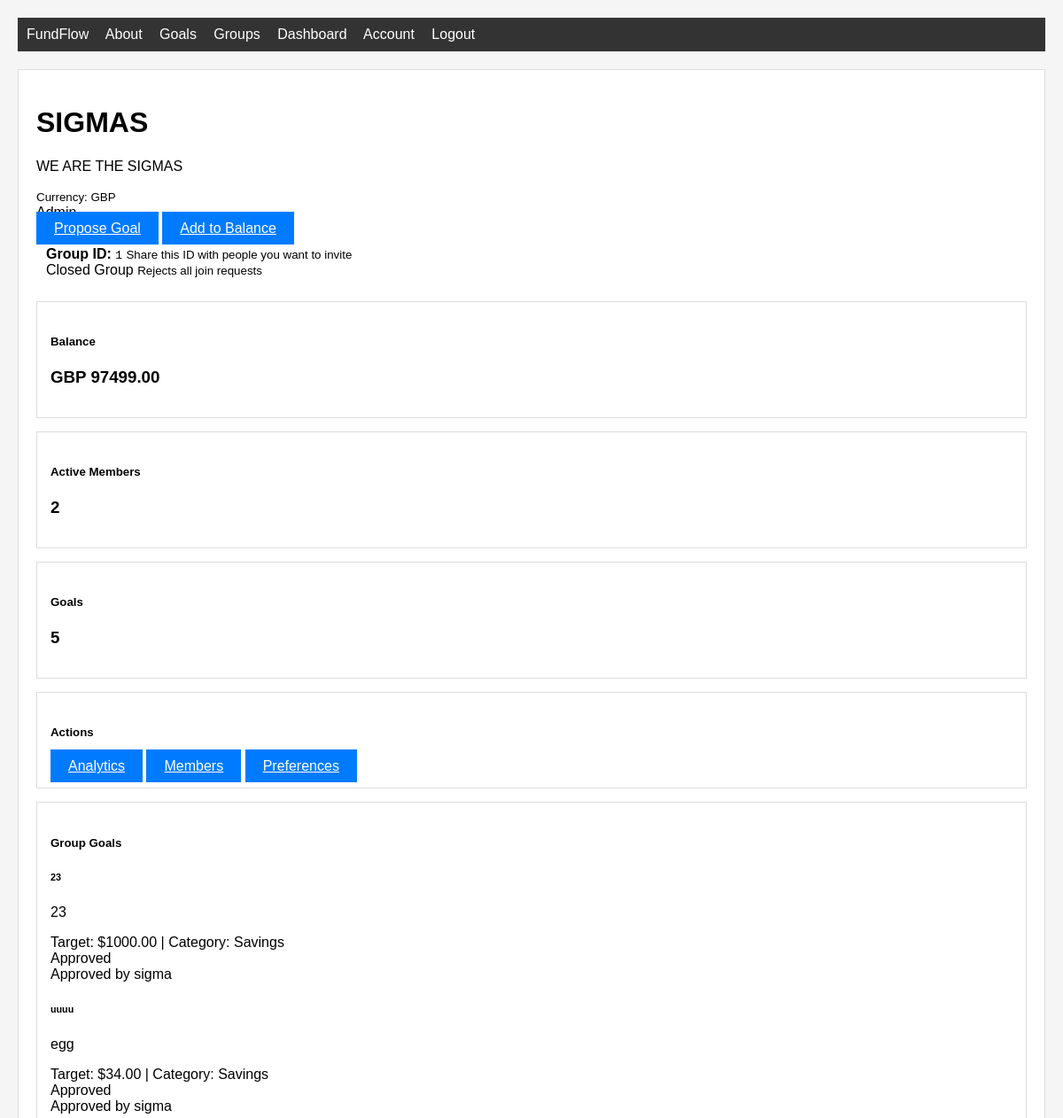
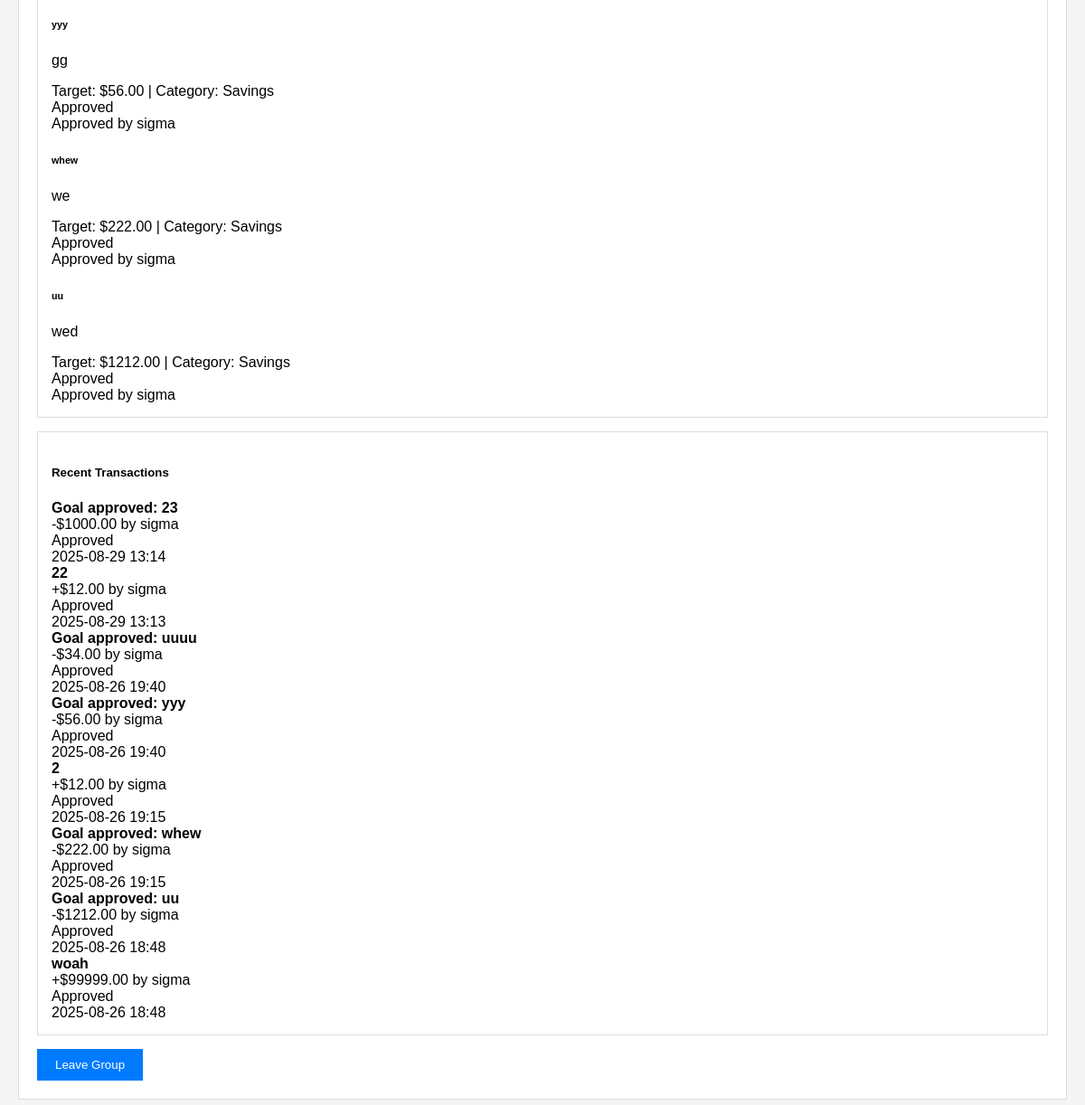
The app's page /groups/1 (signed in) with its own data (2 pictures, top to bottom).
### home/db_models.py (models this page shows, shortened)
class Group(db.Model):
    id = db.Column(db.Integer, primary_key=True)
    name = db.Column(db.String(100), nullable=False)
    description = db.Column(db.Text, nullable=True)
    created_at = db.Column(db.DateTime, nullable=False, default=datetime.utcnow)
    currency = db.Column(db.String(10), nullable=False, default='USD')
    is_active = db.Column(db.Boolean, nullable=False, default=True)
    is_open = db.Column(db.Boolean, nullable=False, default=True)
    balance = db.Column(db.Float, nullable=False, default=0.0)
    members = db.relationship('GroupMember', backref='group', lazy=True, cascade='all, delete-orphan')
    goals = db.relationship('GroupGoal', backref='group', lazy=True, cascade='all, delete-orphan')
    transactions = db.relationship('GroupTransaction', backref='group', lazy=True, cascade='all, delete-orphan')
    join_requests = db.relationship('GroupJoinRequest', backref='group', lazy=True, cascade='all, delete-orphan')

class GroupGoal(db.Model):
    id = db.Column(db.Integer, primary_key=True)
    group_id = db.Column(db.Integer, db.ForeignKey('group.id'), nullable=False)
    title = db.Column(db.String(100), nullable=False)
    description = db.Column(db.Text, nullable=False)
    target_amount = db.Column(db.Float, nullable=False)
    deadline = db.Column(db.DateTime, nullable=True)
    category = db.Column(db.String(50), nullable=True)
    status = db.Column(db.String(20), nullable=False, default='proposed')
    proposer_id = db.Column(db.Integer, db.ForeignKey('user.id'), nullable=False)
    approved_by_id = db.Column(db.Integer, db.ForeignKey('user.id'), nullable=True)
    approved_at = db.Column(db.DateTime, nullable=True)
    created_at = db.Column(db.DateTime, nullable=False, default=datetime.utcnow)
    proposer = db.relationship('User', foreign_keys=[proposer_id], backref='proposed_goals')
    approved_by = db.relationship('User', foreign_keys=[approved_by_id], backref='approved_goals')
    __table_args__ = (
        CheckConstraint('target_amount > 0', name='check_group_goal_amount_positive'),
    )

class User(db.Model, UserMixin):
    id = db.Column(db.Integer, primary_key=True)
    username = db.Column(db.String(20), unique=True, nullable=False)
    email = db.Column(db.String(120), unique=True, nullable=False)
    image_file = db.Column(db.String(20), nullable=False, default='default.jpg')
    password = db.Column(db.String(60), nullable=False)
    goals = db.relationship('Goal', backref='owner', lazy=True)
    savings = db.Column(db.Float, nullable=False, default=0.0)
    group_memberships = db.relationship('GroupMember', backref='user', lazy=True)
    __table_args__ = (
        CheckConstraint('savings >= 0', name='check_savings_non_negative'),
    )

class GroupTransaction(db.Model):
    id = db.Column(db.Integer, primary_key=True)
    group_id = db.Column(db.Integer, db.ForeignKey('group.id'), nullable=False)
    user_id = db.Column(db.Integer, db.ForeignKey('user.id'), nullable=False)
    amount = db.Column(db.Float, nullable=False)
    description = db.Column(db.Text, nullable=True)
    occurred_at = db.Column(db.DateTime, nullable=False, default=datetime.utcnow)
    status = db.Column(db.String(20), nullable=False, default='pending')
    approved_by_id = db.Column(db.Integer, db.ForeignKey('user.id'), nullable=True)
    approved_at = db.Column(db.DateTime, nullable=True)
    user = db.relationship('User', foreign_keys=[user_id], backref='group_transactions')
    approved_by = db.relationship('User', foreign_keys=[approved_by_id], backref='approved_transactions')
    __table_args__ = (
        CheckConstraint('amount != 0', name='check_transaction_amount_non_zero'),
    )

### home/routes.py (the view)
@app.route("/groups/<int:group_id>")
@login_required
def group_detail(group_id):
    group = Group.query.get_or_404(group_id)
    member = GroupMember.query.filter_by(
        group_id=group_id,
        user_id=current_user.id
    ).first()
    if not member or not member.is_active:
        abort(403)
    goals = GroupGoal.query.filter_by(group_id=group_id).order_by(GroupGoal.created_at.desc()).all()
    transactions = GroupTransaction.query.filter_by(group_id=group_id).order_by(GroupTransaction.occurred_at.desc()).limit(10).all()
    pending_goals = []
    pending_transactions = []
    if member.role == 'admin':
        pending_goals = GroupGoal.query.filter_by(
            group_id=group_id,
            status='proposed'
        ).all()
        pending_transactions = GroupTransaction.query.filter_by(
            group_id=group_id,
            status='pending'
        ).all()
    return render_template("group_detail.html", title=group.name,
                         group=group, member=member, goals=goals,
                         transactions=transactions, pending_goals=pending_goals,
                         pending_transactions=pending_transactions)

### home/db_models.py (called while the page is built)
@login_manager.user_loader
def load_user(user_id):
    return User.query.get(int(user_id))

### home/templates/group_detail.html (shortened to what this page needs)
{% extends "layout.html" %}
{% block content %}
<div class="content-section">
    <div class="d-flex justify-content-between align-items-center mb-4">
        <div>
            <h1>{{ group.name }}</h1>
            <p class="text-muted mb-0">{{ group.description or 'No description' }}</p>
            <small class="text-muted">Currency: {{ group.currency }}</small>
        </div>
        <div class="text-end">
            <span class="badge {% if member.role == 'admin' %}bg-warning{% else %}bg-info{% endif %} fs-6">
            </span>
            <div class="mt-2">
                <a href="{{ url_for('new_group_goal', group_id=group.id) }}" class="btn btn-success">Propose Goal</a>
                <a href="{{ url_for('new_group_transaction', group_id=group.id) }}" class="btn btn-success">
                     Add to Balance
                </a>
            </div>
        </div>
    </div>
    <div class="alert alert-secondary mb-4">
        <div class="d-flex justify-content-between align-items-center">
            <div>
                <strong>Group ID:</strong> <code class="fs-5">{{ group.id }}</code>
                <small class="text-muted d-block">Share this ID with people you want to invite</small>
            </div>
            <div>
                {% if group.is_open %}
                    <span class="badge bg-success">Open Group</span>
                    <small class="text-muted d-block">Accepts join requests (requires approval)</small>
                {% else %}
                    <span class="badge bg-danger">Closed Group</span>
                    <small class="text-muted d-block">Rejects all join requests</small>
                {% endif %}
            </div>
        </div>
    </div>
    <div class="row mb-4">
        <div class="col-md-3">
            <div class="card text-center">
                <div class="card-body">
                    <h5 class="card-title">Balance</h5>
                    <h3 class="text-success">{{ group.currency }} {{ '%.2f'|format(group.balance) }}</h3>
                </div>
            </div>
        </div>
        <div class="col-md-3">
            <div class="card text-center">
                <div class="card-body">
                    <h5 class="card-title">Active Members</h5>
                    <h3 class="text-info">{{ group.members|selectattr('is_active', 'equalto', true)|list|length }}</h3>
                </div>
            </div>
        </div>
        <div class="col-md-3">
            <div class="card text-center">
                <div class="card-body">
                    <h5 class="card-title">Goals</h5>
                    <h3 class="text-warning">{{ group.goals|length }}</h3>
                </div>
            </div>
        </div>
        <div class="col-md-3">
            <div class="card text-center">
                <div class="card-body">
                    <h5 class="card-title">Actions</h5>
                    <div class="d-grid gap-1">
                        <a href="{{ url_for('group_analytics', group_id=group.id) }}" class="btn btn-outline-info btn-sm">Analytics</a>
                        <a href="{{ url_for('group_members', group_id=group.id) }}" class="btn btn-outline-secondary btn-sm">Members</a>
                        {% if member.role == 'admin' %}
                            <a href="{{ url_for('group_preferences', group_id=group.id) }}" class="btn btn-outline-warning btn-sm">Preferences</a>
                        {% endif %}
                    </div>
                </div>
            </div>
        </div>
    </div>
    <div class="card mb-4">
        <div class="card-header">
            <h5 class="mb-0">Group Goals</h5>
        </div>
        <div class="card-body">
            {% if goals %}
                {% for goal in goals %}
                    <div class="border rounded p-3 mb-3 {% if goal.status == 'completed' %}bg-success bg-opacity-10{% elif goal.status == 'denied' %}bg-danger bg-opacity-10{% endif %}">
                        <div class="d-flex justify-content-between align-items-start">
                            <div>
                                <h6 class="mb-1">{{ goal.title }}</h6>
                                <p class="mb-2">{{ goal.description }}</p>
                                <div class="small text-muted">
                                    Target: ${{ '%.2f'|format(goal.target_amount) }}
                                    {% if goal.category %} | Category: {{ goal.category.title() }}{% endif %}
                                </div>
                            </div>
                            <div class="text-end">
                                <span class="badge {% if goal.status == 'proposed' %}bg-warning{% elif goal.status == 'approved' %}bg-success{% elif goal.status == 'denied' %}bg-danger{% elif goal.status == 'active' %}bg-primary{% elif goal.status == 'completed' %}bg-success{% endif %}">
                                    {{ goal.status.title() }}
                                </span>
                                <div class="small text-muted mt-1">
                                    {% if goal.status == 'proposed' %}
                                        Proposed by {{ goal.proposer.username }}
                                    {% elif goal.approved_by %}
                                        Approved by {{ goal.approved_by.username }}
                                    {% endif %}
                                </div>
                            </div>
                        </div>
                    </div>
                {% endfor %}
            {% else %}
                <p class="text-muted text-center">No goals yet. Propose the first one!</p>
            {% endif %}
        </div>
    </div>
    <div class="card mb-4">
        <div class="card-header">
            <h5 class="mb-0">Recent Transactions</h5>
        </div>
        <div class="card-body">
            {% if transactions %}
                {% for tx in transactions %}
                    <div class="border rounded p-3 mb-2">
                        <div class="d-flex justify-content-between align-items-center">
                            <div>
                                <strong>{{ tx.description }}</strong>
                                <div class="small text-muted">
                                    {% if tx.amount > 0 %}
                                        <span class="text-success">+${{ '%.2f'|format(tx.amount) }}</span>
                                    {% else %}
                                        <span class="text-danger">-${{ '%.2f'|format(tx.amount|abs) }}</span>
                                    {% endif %}
                                    by {{ tx.user.username }}
                                </div>
                            </div>
                            <div class="text-end">
                                <span class="badge {% if tx.status == 'pending' %}bg-warning{% elif tx.status == 'approved' %}bg-success{% elif tx.status == 'denied' %}bg-danger{% endif %}">
                                    {{ tx.status.title() }}
                                </span>
                                <div class="small text-muted">{{ tx.occurred_at.strftime('%Y-%m-%d %H:%M') }}</div>
                            </div>
                        </div>
                    </div>
                {% endfor %}
            {% else %}
                <p class="text-muted text-center">No transactions yet.</p>
            {% endif %}
        </div>
    </div>
    <div class="text-center">
        <form method="POST" action="{{ url_for('leave_group', group_id=group.id) }}" style="display: inline;">
            <button type="submit" class="btn btn-outline-danger" onclick="return confirm('Are you sure you want to leave this group?')">
                Leave Group
            </button>
        </form>
    </div>
</div>
{% endblock %}

### home/static/main.css (style rules this page uses)
body { font-family: Arial, sans-serif; margin: 20px; background-color: #f5f5f5; transition: background-color 0.3s ease, color 0.3s ease; }
body.light-theme { background-color: #f5f5f5; color: #000000; }
.btn { padding: 10px 20px; background-color: #007bff; color: white; border: none; cursor: pointer; }
.card { border: 1px solid #ddd; padding: 15px; margin-bottom: 15px; }
.alert { padding: 10px; margin-bottom: 15px; border: 1px solid transparent; }

### records on screen
Group: name "SIGMAS", description "WE ARE THE SIGMAS", currency "GBP", id "1", balance "97499.00"
GroupGoal: title "23", description "23", target_amount "1000.00", category "Savings", status "Approved", approved_by.username "sigma"
GroupGoal: title "uuuu", description "egg", target_amount "34.00", category "Savings", status "Approved", approved_by.username "sigma"
GroupGoal: title "yyy", description "gg", target_amount "56.00", category "Savings", status "Approved", approved_by.username "sigma"
GroupGoal: title "whew", description "we", target_amount "222.00", category "Savings", status "Approved", approved_by.username "sigma"
GroupGoal: title "uu", description "wed", target_amount "1212.00", category "Savings", status "Approved", approved_by.username "sigma"
GroupTransaction: description "Goal approved: 23", amount|abs "1000.00", user.username "sigma", status "Approved", occurred_at "2025-08-29 13:14"
GroupTransaction: description "22", amount "12.00", user.username "sigma", status "Approved", occurred_at "2025-08-29 13:13"
GroupTransaction: description "Goal approved: uuuu", amount|abs "34.00", user.username "sigma", status "Approved", occurred_at "2025-08-26 19:40"
GroupTransaction: description "Goal approved: yyy", amount|abs "56.00", user.username "sigma", status "Approved", occurred_at "2025-08-26 19:40"
GroupTransaction: description "2", amount "12.00", user.username "sigma", status "Approved", occurred_at "2025-08-26 19:15"
GroupTransaction: description "Goal approved: whew", amount|abs "222.00", user.username "sigma", status "Approved", occurred_at "2025-08-26 19:15"
GroupTransaction: description "Goal approved: uu", amount|abs "1212.00", user.username "sigma", status "Approved", occurred_at "2025-08-26 18:48"
GroupTransaction: description "woah", amount "99999.00", user.username "sigma", status "Approved", occurred_at "2025-08-26 18:48"

### other values on screen
{{ group.members|selectattr('is_active', 'equalto', true)|list|length }} "2"
{{ group.goals|length }} "5"
